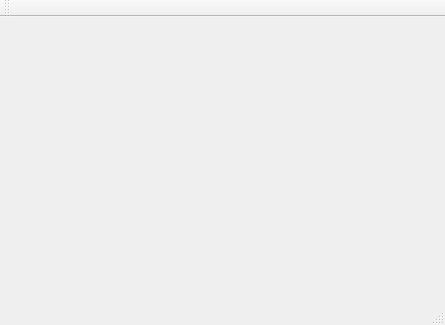
<?xml version="1.0" encoding="UTF-8"?>
<ui version="4.0">
 <class>MainWindow</class>
 <widget class="QMainWindow" name="MainWindow">
  <property name="geometry">
   <rect>
    <x>0</x>
    <y>0</y>
    <width>445</width>
    <height>325</height>
   </rect>
  </property>
  <property name="windowTitle">
   <string>MainWindow</string>
  </property>
  <widget class="QWidget" name="centralWidget">
   <widget class="QwtPlot" name="qwtPlot">
    <property name="geometry">
     <rect>
      <x>10</x>
      <y>40</y>
      <width>400</width>
      <height>200</height>
     </rect>
    </property>
   </widget>
  </widget>
  <widget class="QMenuBar" name="menuBar">
   <property name="geometry">
    <rect>
     <x>0</x>
     <y>0</y>
     <width>445</width>
     <height>23</height>
    </rect>
   </property>
  </widget>
  <widget class="QToolBar" name="mainToolBar">
   <attribute name="toolBarArea">
    <enum>TopToolBarArea</enum>
   </attribute>
   <attribute name="toolBarBreak">
    <bool>false</bool>
   </attribute>
  </widget>
  <widget class="QStatusBar" name="statusBar"/>
 </widget>
 <layoutdefault spacing="6" margin="11"/>
 <customwidgets>
  <customwidget>
   <class>QwtPlot</class>
   <extends>QFrame</extends>
   <header>qwt_plot.h</header>
  </customwidget>
 </customwidgets>
 <resources/>
 <connections/>
</ui>
